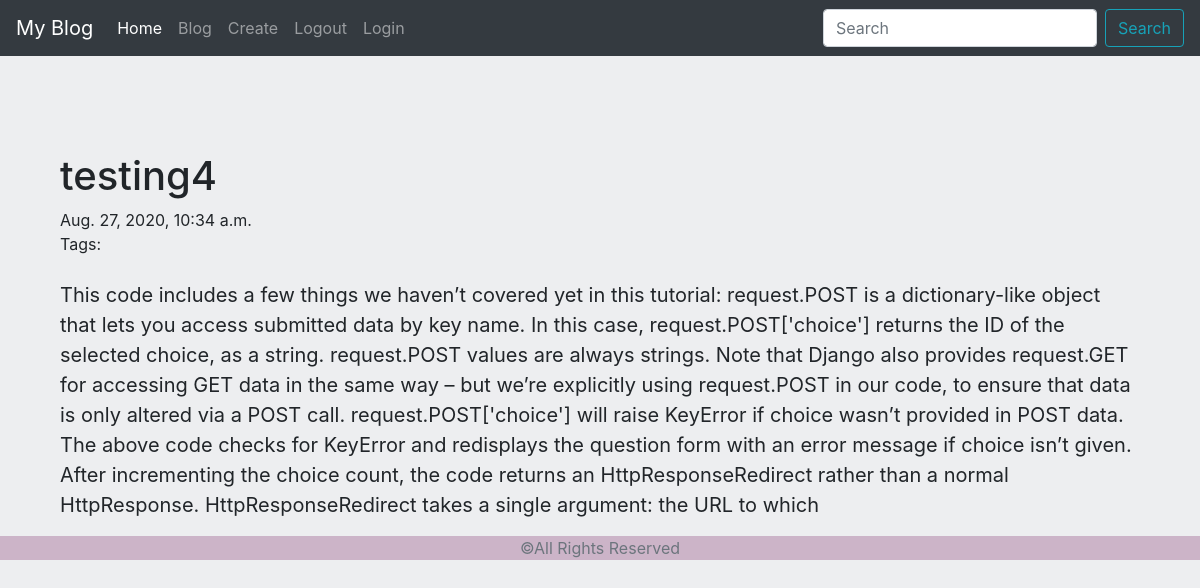
The page /blog/post/8-testing4/ on the database as committed earlier.
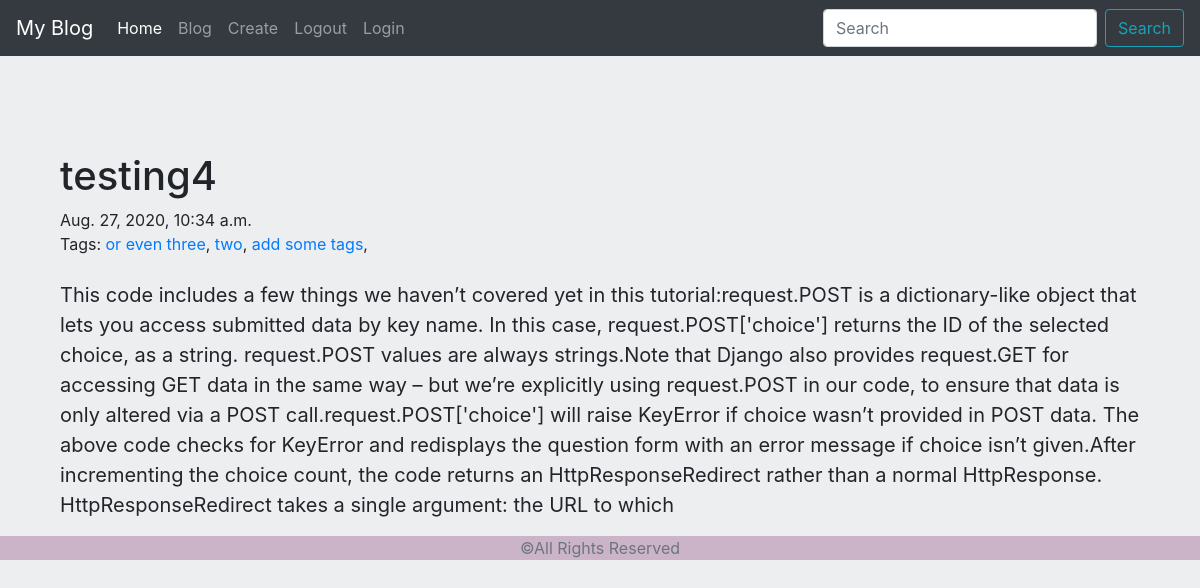
The same page on the database as committed later.
### blog/models.py (models this page shows, shortened)
class Post(models.Model):
    body = models.TextField(db_index=True)
    title = models.CharField(max_length=40, db_index=True)
    pub_date = models.DateTimeField(auto_now_add=True)
    slug = models.SlugField(blank=True, max_length=50)
    tags = models.ManyToManyField('Tag', related_name='posts', blank=True)
    class Meta:
        ordering = ['-pub_date']

class Tag(models.Model):
    title = models.CharField(max_length=30)
    slug = models.SlugField(max_length=50, unique=True)
    def get_absolute_url(self):
        return reverse('tag_detail_url', kwargs={'slug': self.slug})
    class Meta:
        ordering = ['title']

### blog/views.py (the view)
# urls.py: path('post/<int:pk>-<str:slug>/', PostDetail.as_view(), name='post_detail_url'),
class PostDetail(generic.DetailView):
    model = Post
    template_name = 'blog/post.html'
    query_pk_and_slug = True

### blog/templates/blog/post.html (shortened to what this page needs)
{% extends 'base.html' %}
{% block content %}
    <div class="container mt-5">
        <h1>{{ post.title }}</h1>
        <p class="mb-4">{{ post.pub_date }}<br>Tags:
        {% if post.tags.all %}
            {% for tag in post.tags.all %}
                <a href="{{ tag.get_absolute_url }}">{{ tag.title }}</a>,
            {% endfor %}
        {% endif %}
        </p>
        <p style="font-size: 20px">{{ post.body }}</p>
    </div>
{% endblock %}

### templates/base.html (shortened to what this page needs)
{% load static %}
<!DOCTYPE html>
<html lang="en">
<head>
    <link rel="stylesheet" type="text/css" href="{% static 'css/style.css' %}">
    <link rel="stylesheet" href="https://stackpath.bootstrapcdn.com/bootstrap/4.5.2/css/bootstrap.min.css"
>
    <link href="https://getbootstrap.com/docs/4.0/dist/css/bootstrap.min.css" rel="stylesheet">
    <link href="https://getbootstrap.com/docs/4.0/examples/sticky-footer/sticky-footer.css" rel="stylesheet">
</head>
<body style="background-color:#edeef0">
    <div class="wrap">
        <nav class="navbar navbar-expand-lg navbar-dark bg-dark">
            <a class="navbar-brand" href="{% url 'index_url' %}">My Blog</a>
            <div class="collapse navbar-collapse" id="navbarNavAltMarkup">
                <div class="navbar-nav">
                    <a class="nav-link active" href="{% url 'index_url' %}">Home <span class="sr-only">(current)</span></a>
                    <a class="nav-link" href="{% url 'index_url' %}">Blog</a>
                    <a class="nav-link" href="{% url 'create_post_url' %}">Create</a>
                    <a class="nav-link" href="/accounts/logout">Logout</a>
                    <a class="nav-link" href="/accounts/login">Login</a>
                </div>
            </div>
            <form class="form-inline">
                <input class="form-control mr-sm-2" type="search" placeholder="Search" aria-label="Search" name="search">
                <button class="btn btn-outline-info my-2 my-sm-0" type="submit">Search</button>
            </form>
        </nav>
        <div class="container mt-5">
            <div class="row">
                <div class="col">
                    {% block content %}
                    {% endblock %}
                </div>
            </div>
        </div>
    </div>
    <footer class="footer">
      <div>
        <span class="text-muted">&copy;All Rights Reserved</span>
      </div>
    </footer>
</body>
</html>

### static/css/style.css (style rules this page uses)
.footer { background-color: #ccb4c8 !important; text-align: center; }
form input { display: block; width: 100%; padding: .375rem .75rem; font-size: 1rem; line-height: 1.5; color: #495057; background-color: #fff; background-clip: padding-box; border: 1px solid #ced4da; border-radius: .25rem; transition: border-color .15s ease-in-out,box-shadow .15s ease-in-out; }

Rows that differ between the two databases and show on the page:
changed Post "testing4": body "…covered yet in this tutorial: request.POST is a dictionary-like object that lets you access submitted data by key name. In this case, request.POST['choice'] returns the ID of the selected choice, as a string. request.POST values are always strings. Note that Django also provides request.GET for accessing GET data in the same way – but we’re explicitly using request.POST in our code, to ensure that data is only altered via a POST call. request.POST['choice'] will raise KeyError if choice wasn’t provided in POST data. The above code checks for KeyError and redisplays the question form with an error message if choice isn’t given. After incrementing the choice count,…" → "…covered yet in this tutorial:request.POST is a dictionary-like object that lets you access submitted data by key name. In this case, request.POST['choice'] returns the ID of the selected choice, as a string. request.POST values are always strings.Note that Django also provides request.GET for accessing GET data in the same way – but we’re explicitly using request.POST in our code, to ensure that data is only altered via a POST call.request.POST['choice'] will raise KeyError if choice wasn’t provided in POST data. The above code checks for KeyError and redisplays the question form with an error message if choice isn’t given.After incrementing the choice count,…"
added Tag: title "or even three"
added Tag: title "two"
added Tag: title "add some tags"
